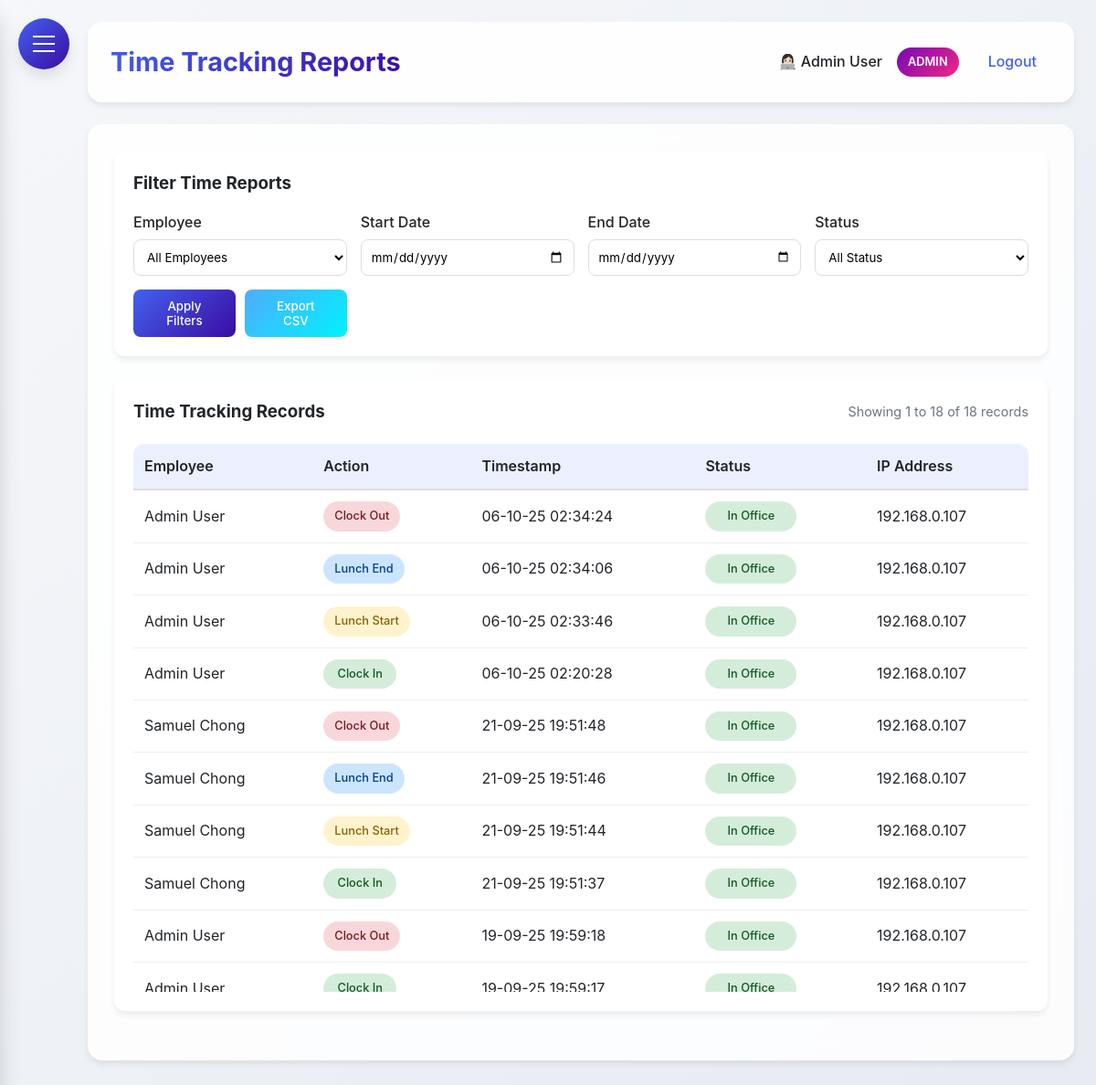
The app's page /time_reports (signed in), older data.
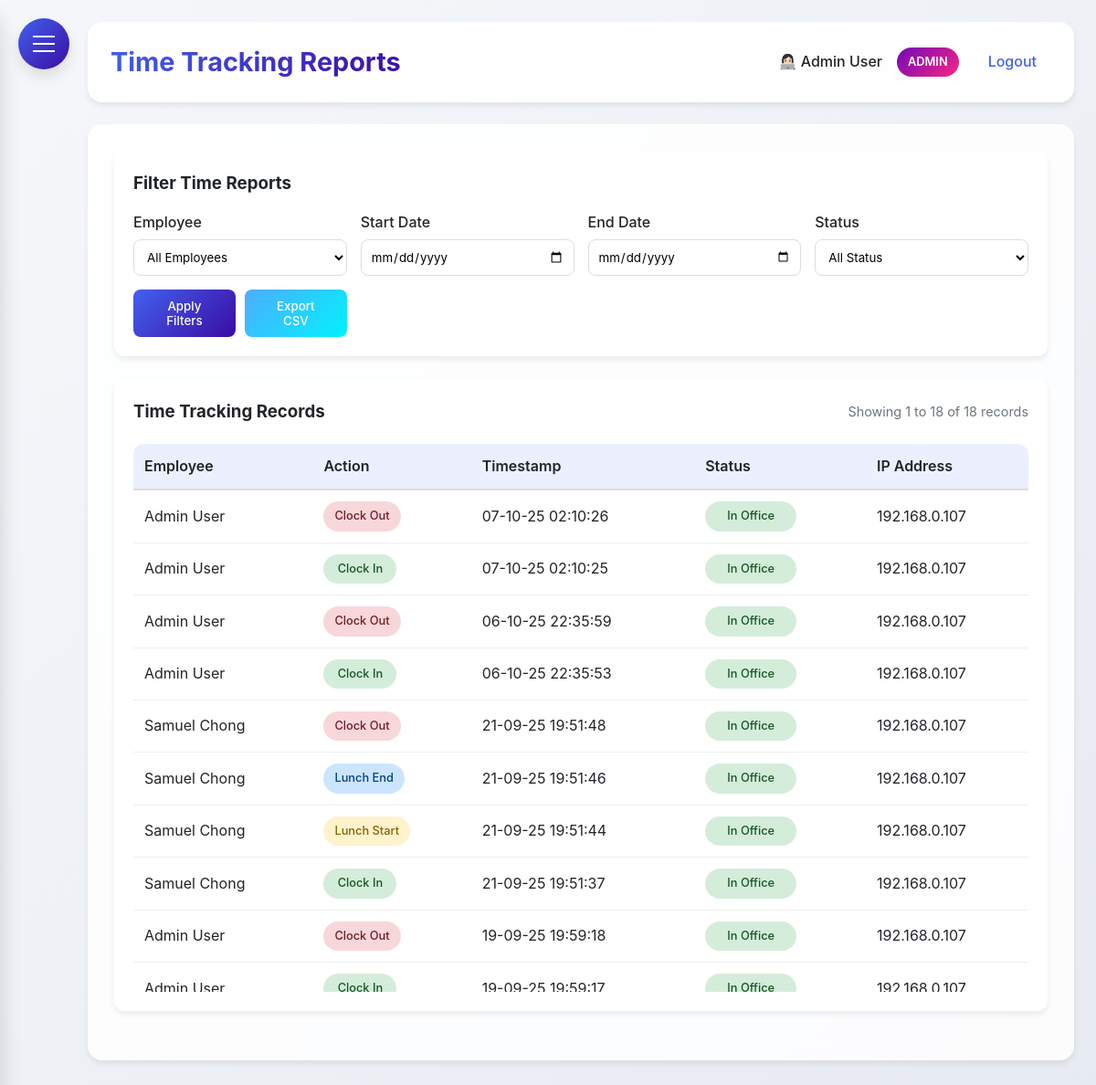
The same page, newer data.
### HerculesSystem.py (models this page shows, shortened)
class Employee(UserMixin, db.Model):
    __tablename__ = 'employee'  # Explicitly set to 'employees'
    id = db.Column(db.Integer, primary_key=True)
    username = db.Column(db.String(80), unique=True, nullable=False)
    password = db.Column(db.String(120), nullable=False)
    full_name = db.Column(db.String(120), nullable=False)
    email = db.Column(db.String(120), unique=True, nullable=False)
    nationality = db.Column(db.String(80), nullable=False)
    employee_id = db.Column(db.String(80), unique=True, nullable=False)
    hire_date = db.Column(db.Date)
    is_admin = db.Column(db.Boolean, default=False)
    user_type = db.Column(db.String(20), default='employee')
    last_clock_in = db.Column(db.DateTime)
    last_clock_out = db.Column(db.DateTime)
    last_lunch_start = db.Column(db.DateTime)
    last_lunch_end = db.Column(db.DateTime)
    date_joined = db.Column(db.Date, nullable=True)  # Date when employee joined the company
    basic_salary = db.Column(db.Numeric(10, 2), nullable=True)  # Basic salary
    leave_balances = db.relationship('LeaveBalance', back_populates='employee', lazy=True)

class TimeTracking(db.Model):
    __tablename__ = 'time_tracking'
    id = db.Column(db.Integer, primary_key=True)
    employee_id = db.Column(db.Integer, db.ForeignKey('employee.id'), nullable=False)
    action_type = db.Column(db.String(20), nullable=False)  #clock_in, clock_out, lunch_start, lunch_end
    timestamp = db.Column(db.DateTime, nullable=True)
    latitude = db.Column(db.Float, nullable=True)
    longitude = db.Column(db.Float, nullable=True)
    address = db.Column(db.String(200), nullable=True)
    status = db.Column(db.String(20), nullable=True)    # in/out office
    ip_address = db.Column(db.String(45), nullable=True)
    employee = db.relationship('Employee', backref=db.backref('time_entries', lazy=True))

### HerculesSystem.py (the view)
@app.route('/time_reports', methods=['GET'])
@login_required
def time_reports():
    now = datetime.now(MYT)
    employee_id = request.args.get('employee_id')
    start_date = request.args.get('start_date')
    end_date = request.args.get('end_date')
    status = request.args.get('status')
    page = request.args.get('page', 1, type=int)
    per_page = 50  # Records per page
    employees = Employee.query.all() if current_user.user_type == 'admin' else []
    query = TimeTracking.query
    if current_user.user_type != 'admin':
        query = query.filter(TimeTracking.employee_id == current_user.id)
    else:
        query = query.join(Employee, TimeTracking.employee_id == Employee.id)
    if employee_id:
        query = query.filter(TimeTracking.employee_id == employee_id)
    if start_date:
        query = query.filter(func.date(TimeTracking.timestamp) >= start_date)
    if end_date:
        query = query.filter(func.date(TimeTracking.timestamp) <= end_date)
    if status:
        query = query.filter(TimeTracking.status == status)
    time_records = query.order_by(TimeTracking.timestamp.desc()).paginate(
        page=page, per_page=per_page, error_out=False
    )
    return render_template('time_reports.html',
                         time_records=time_records.items,
                         employees=employees,
                         current_user=current_user,
                         page=page,
                         per_page=per_page,
                         total_records=time_records.total,
                         total_pages=time_records.pages)

### HerculesSystem.py (called while the page is built)
@app.after_request
def add_security_headers(response):
    response.headers['Permissions-Policy'] = 'geolocation=()'
    return response

@login_manager.user_loader
def load_user(user_id):
    return db.session.get(Employee, int(user_id))

@app.context_processor
def inject_now():
    return {'now': datetime.utcnow()}

@app.before_request
def before_request():
    if request.url.startswith('https://'):
        new_url = request.url.replace('https://', 'http://', 1)
        return redirect(new_url, code=301)

### templates/time_reports.html (shortened to what this page needs)
{% extends "base.html" %}
{% block content %}
<div class="dashboard-container">
    {% if current_user.user_type == 'admin' %}
    <div class="glass filter-section">
        <h3>Filter Time Reports</h3>
        <form id="filterForm" method="GET" action="{{ url_for('time_reports') }}">
            <div class="filter-grid">
                <div>
                    <label>Employee</label>
                    <select name="employee_id">
                        <option value="">All Employees</option>
                    </select>
                </div>
                <div>
                    <label>Start Date</label>
                    <input type="date" name="start_date" value="{{ request.args.get('start_date', '') }}">
                </div>
                <div>
                    <label>End Date</label>
                    <input type="date" name="end_date" value="{{ request.args.get('end_date', '') }}">
                </div>
                <div>
                    <label>Status</label>
                    <select name="status">
                        <option value="" {% if not request.args.get('status') %}selected{% endif %}>All Status</option>
                    </select>
                </div>
                <div class="filter-buttons">
                    <button type="submit" class="btn-primary">Apply Filters</button>
                    <button type="button" id="exportButton" class="btn-export">Export CSV</button>
                </div>
            </div>
        </form>
    </div>
    {% endif %}
    <div class="glass table-section">
        <div style="display: flex; justify-content: space-between; align-items: center; margin-bottom: 20px;">
            <h3 style="margin: 0;">Time Tracking Records</h3>
            {% if time_records %}
            <div style="color: var(--gray); font-size: 0.9rem;">
                Showing {{ (page - 1) * per_page + 1 }} to {{ [page * per_page, total_records]|min }} of {{ total_records }} records
            </div>
            {% endif %}
        </div>
        {% if time_records %}
        <div class="table-container">
            <table>
                <thead>
                    <tr>
                        {% if current_user.user_type == 'admin' %}
                        <th>Employee</th>
                        {% endif %}
                        <th>Action</th>
                        <th>Timestamp</th>
                        {% if current_user.user_type == 'admin' %}
                        <th>Status</th>
                        <th>IP Address</th>
                        {% endif %}
                    </tr>
                </thead>
                <tbody>
                    {% for record in time_records %}
                    <tr>
                        {% if current_user.user_type == 'admin' %}
                        <td>{{ record.employee.full_name }}</td>
                        {% endif %}
                        <td>
                            <span class="action-badge action-{{ record.action_type }}">
                                {{ record.action_type.replace('_', ' ').title() }}
                            </span>
                        </td>
                        <td>{{ record.timestamp.strftime('%d-%m-%y %H:%M:%S') }}</td>
                        {% if current_user.user_type == 'admin' %}
                        <td>
                            <span class="status-badge status-{{ record.status }}">
                                {{ record.status.replace('_', ' ').title() if record.status else 'N/A' }}
                            </span>
                        </td>
                        <td>{{ record.ip_address or 'N/A' }}</td>
                        {% endif %}
                    </tr>
                    {% endfor %}
                </tbody>
            </table>
        </div>
        {% else %}
        <div class="no-records">
            <p>No time tracking records found.</p>
        </div>
        {% endif %}
    </div>
</div>
{% endblock %}

### templates/base.html (shortened to what this page needs)
<!DOCTYPE html>
<html lang="en">
<head>
</head>
<body>
    <div class="hamburger-menu" id="hamburgerMenu">
        <span></span>
    </div>
    <div class="main-content" id="mainContent">
        <div class="header">
            <h1>{% block header %}Hercules HR{% endblock %}</h1>
            <div class="user-info">
                {% if current_user.is_authenticated %}
                <span>👩🏻‍💻 {{ current_user.full_name }}</span>
                {% if current_user.user_type == 'admin' %}
                <span class="admin-badge">ADMIN</span>
                {% endif %}
                <a href="{{ url_for('logout') }}">Logout</a>
                {% else %}
                <a href="{{ url_for('login') }}">Login</a>
                {% endif %}
            </div>
        </div>
        <div class="content">
            {% block content %}{% endblock %}
        </div>
    </div>
</body>
</html>

### templates/base.html (style rules this page uses)
:root { --primary: #4361ee; --secondary: #3a0ca3; --accent: #7209b7; --success: #4cc9f0; --danger: #f72585; --warning: #fca311; --info: #4895ef; --light: #f8f9fa; --dark: #212529; --gray: #6c757d; --gradient-primary: linear-gradient(135deg, #4361ee, #3a0ca3); --sidebar-gradient: linear-gradient(135deg, #4361ee, #3a0ca3); --gradient-accent: linear-gradient(135deg, #7209b7, #f72585); --shadow-sm: 0 4px 6px rgba(0, 0, 0, 0.07); --shadow-md: 0 8px 15px rgba(0, 0, 0, 0.1); --shadow-lg: 0 15px 25px rgba(0, 0, 0, 0.15); --border-radius: 12px; --border-radius-lg: 16px; --border-radius-xl: 20px; --sidebar-radius: 20px; --dark-bg: #1a1f35; --dark-container: #252a40; }
* { margin: 0; padding: 0; box-sizing: border-box; font-family: 'Inter', 'Segoe UI', system-ui, -apple-system, sans-serif; }
body { display: flex; min-height: 100vh; background: linear-gradient(135deg, #f5f7fa 0%, #e4e8f0 100%); color: var(--dark); line-height: 1.6; transition: background 0.3s ease, color 0.3s ease; }
.glass { background: rgba(255, 255, 255, 0.85); backdrop-filter: blur(10px); border-radius: var(--border-radius); border: 1px solid rgba(255, 255, 255, 0.2); box-shadow: var(--shadow-sm); transition: background 0.3s ease, border 0.3s ease; }
.hamburger-menu { position: fixed; top: 20px; left: 20px; z-index: 1000; cursor: pointer; background: var(--gradient-primary); border-radius: 50%; width: 56px; height: 56px; display: flex; align-items: center; justify-content: center; box-shadow: var(--shadow-md); transition: all 0.3s ease; }
.hamburger-menu span { display: block; width: 24px; height: 2px; background: #fff; position: relative; transition: all 0.3s cubic-bezier(0.4, 0, 0.2, 1); }
.hamburger-menu span:before, .hamburger-menu span:after { content: ''; position: absolute; width: 24px; height: 2px; background: #fff; transition: all 0.3s cubic-bezier(0.4, 0, 0.2, 1); }
.hamburger-menu span:before { top: -8px; }
.hamburger-menu span:after { top: 8px; }
.main-content { flex: 1; padding: 24px; margin-left: 0; transition: margin-left 0.3s cubic-bezier(0.4, 0, 0.2, 1); padding-left: 96px; }
.header { background: rgba(255, 255, 255, 0.9); backdrop-filter: blur(10px); padding: 20px 24px; border-radius: var(--border-radius-lg); box-shadow: var(--shadow-sm); display: flex; justify-content: space-between; align-items: center; margin-bottom: 24px; border: 1px solid rgba(255, 255, 255, 0.2); transition: background 0.3s ease, border 0.3s ease; }
.header h1 { font-size: 1.8rem; font-weight: 700; background: var(--gradient-primary); -webkit-background-clip: text; background-clip: text; color: transparent; }
.user-info { display: flex; align-items: center; gap: 16px; }
.user-info span { color: var(--dark); font-weight: 500; }
.user-info .admin-badge { background: var(--gradient-accent); color: white; padding: 6px 12px; border-radius: 20px; font-size: 0.8rem; font-weight: 600; }
.user-info a { color: var(--primary); text-decoration: none; font-weight: 500; transition: all 0.2s ease; padding: 8px 16px; border-radius: 8px; }
.content { background: rgba(255, 255, 255, 0.85); backdrop-filter: blur(10px); padding: 28px; border-radius: var(--border-radius-lg); box-shadow: var(--shadow-sm); border: 1px solid rgba(255, 255, 255, 0.2); transition: background 0.3s ease, border 0.3s ease; }
.btn-primary { background: var(--gradient-primary); color: white; }
table { color: var(--dark); }
.content { animation: fadeIn 0.4s ease-out; }

Row changes from the older to the newer data that the page shows:
changed TimeTracking (number 1 of 10 on the later page): timestamp "06-10-25 02:34:24" → "07-10-25 02:10:26"
changed TimeTracking (number 2 of 10 on the later page): action_type "lunch_end" → "clock_in" (drawn); action_type.replace "Lunch End" → "Clock In"; timestamp "06-10-25 02:34:06" → "07-10-25 02:10:25"
changed TimeTracking (number 3 of 10 on the later page): action_type "lunch_start" → "clock_out" (drawn); action_type.replace "Lunch Start" → "Clock Out"; timestamp "06-10-25 02:33:46" → "06-10-25 22:35:59"
changed TimeTracking (number 4 of 10 on the later page): timestamp "06-10-25 02:20:28" → "06-10-25 22:35:53"
